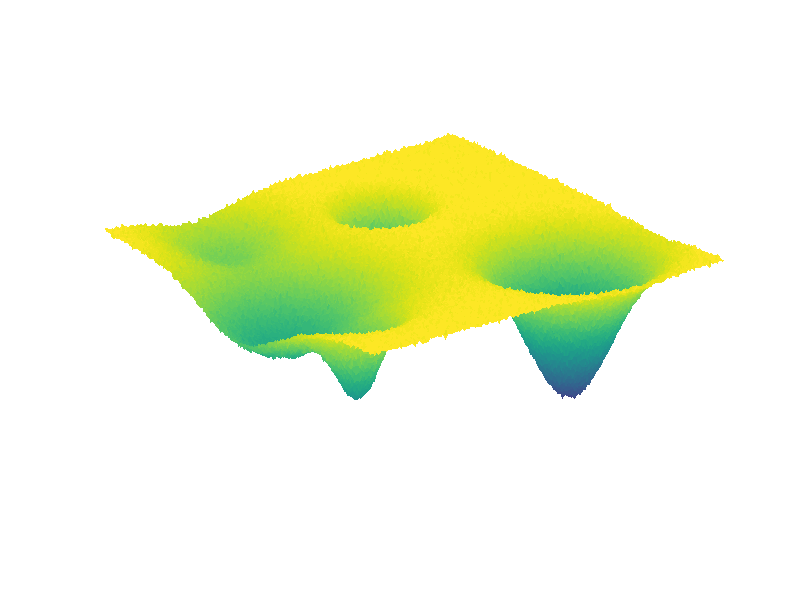

Recreate this plot in MATLAB.
%% CAM model demo

[x,y] = ndgrid(-100:100, -100:100);

x0 = [20,-50,50,-70,-75]; 
y0 = [50,75,-50,-50,0]; 
sigma = [10,20,20,10,30];
A = [2,1,4,1,3];
nC = length(x0);

z = 0.001 * randn(size(x));
surf(x,y,-z)
shading flat
axis off
view(3);
zlim([-0.1 0.05]);
caxis([-0.1 0]);
pause;

for iC = 1:nC
    exponent = ((x-x0(iC)).^2 + (y-y0(iC)).^2)./(2*sigma(iC)^2);
    amplitude = A(iC) / (sigma(iC) * sqrt(2*pi));
    z = z + amplitude  * exp(-exponent);

surf(x,y,-z)
shading flat
axis off
view(3);
zlim([-0.1 0.05]);
caxis([-0.1 0]);
pause;
end